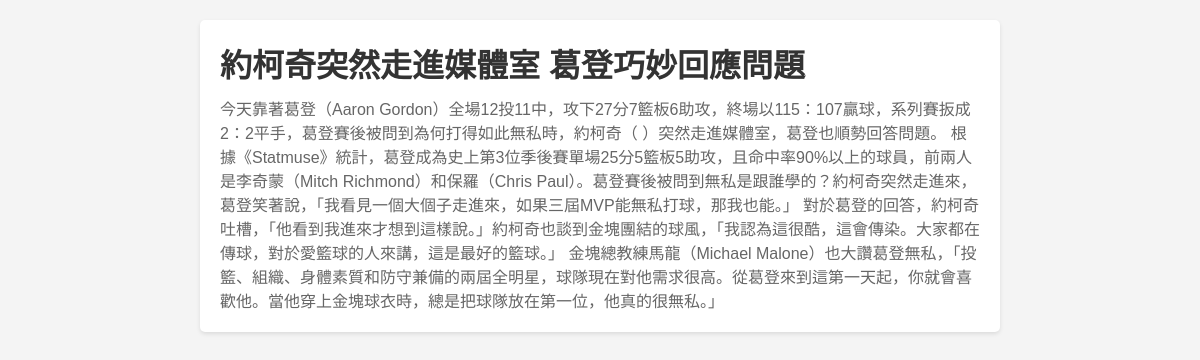
Page /nba/content/1 on the earlier database version.
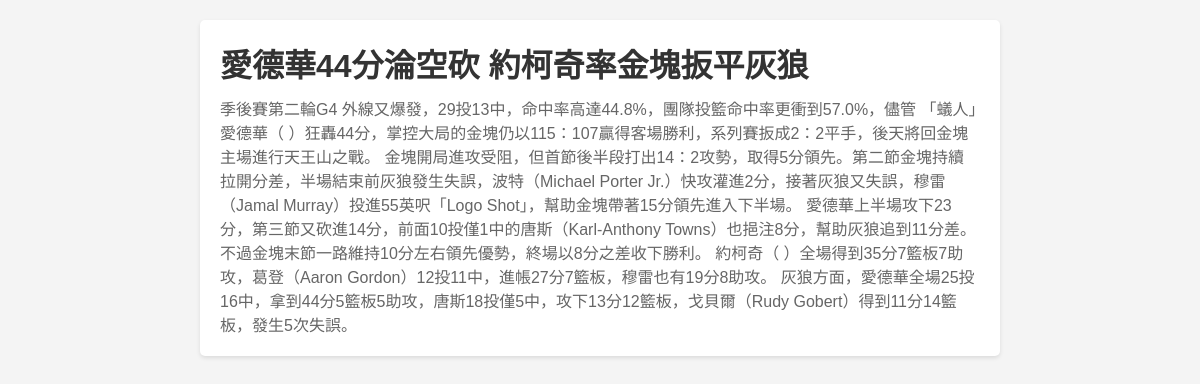
Same page on the later database version.
### warehouse/models.py (models this page shows, shortened)
class UdnFocus(models.Model):
    title = models.CharField(max_length= 127)
    author = models.CharField(max_length=64, default='Unknown')
    publish_time = models.DateTimeField(default=datetime.datetime.now)
    content = models.TextField()

### warehouse/views.py (the view)
# urls.py: path('content/<int:id>', api.news_detail, name='news-detail'),
def content(request, id):
    news = UdnFocus.objects.get(id=id)
    marks = str.maketrans("","",",[]'")
    cleaned_content = news.content.translate(marks)
    template = loader.get_template("content.html")
    context = {
        'news': news,
        'cleaned_content': cleaned_content,
    }
    return HttpResponse(template.render(context, request))

### warehouse/templates/content.html (shortened to what this page needs)
{% load static %}
<!DOCTYPE html>
<html lang="en">
  <head>
    <link rel="stylesheet" href="{% static 'css/styles.css' %}" />
  </head>
  <body>
    <div class="container">
      <div class="content">
        <h1>{{ news.title }}</h1>
        <p>{{ cleaned_content }}</p>
      </div>
    </div>
  </body>
</html>

Differences in the rows shown:
changed UdnFocus: title "約柯奇突然走進媒體室 葛登巧妙回應問題" → "愛德華44分淪空砍 約柯奇率金塊扳平灰狼"
Other differences:
{{ cleaned_content }}: "今天靠著葛登（Aaron Gordon）全場12投11中，攻下27分7籃板6助攻，終場以115：107贏球，系列賽扳成2：2平手，葛登賽後被問到為何打得如此無私時，約柯奇（ ）突然走進媒體室，葛登也順勢回答問題。 根據《Statmuse》統計，葛登成為史上第3位季後賽單場25分5籃板5助攻，且命中率90%以上的球員，前兩人是李奇蒙（Mitch Richmond）和保羅（Chris Paul）。葛登賽後被問到無私是跟誰學的？約柯奇突然走進來，葛登笑著說，「我看見一個大個子走進來，如果三屆MVP能無私打球，那我也能。」 對於葛登的回答，約柯奇吐槽，「他看到我進來才想到這樣說。」約柯奇也談到金塊團結的球風，「我認為這很酷，這會傳染。大家都在傳球，對於愛籃球的人來講，這是最好的籃球。」 金塊總教練馬龍（Michael Malone）也大讚葛登無私，「投籃、組織、身體素質和防守兼備的兩屆全明星，球隊現在對他需求很高。從葛登來到這第一天起，你就會喜歡他。當他穿上金塊球衣時，總是把球隊放在第一位，他真的很無私。」" → "季後賽第二輪G4 外線又爆發，29投13中，命中率高達44.8%，團隊投籃命中率更衝到57.0%，儘管 「蟻人」愛德華（ ）狂轟44分，掌控大局的金塊仍以115：107贏得客場勝利，系列賽扳成2：2平手，後天將回金塊主場進行天王山之戰。 金塊開局進攻受阻，但首節後半段打出14：2攻勢，取得5分領先。第二節金塊持續拉開分差，半場結束前灰狼發生失誤，波特（Michael Porter Jr.）快攻灌進2分，接著灰狼又失誤，穆雷（Jamal Murray）投進55英呎「Logo Shot」，幫助金塊帶著15分領先進入下半場。 愛德華上半場攻下23分，第三節又砍進14分，前面10投僅1中的唐斯（Karl-Anthony Towns）也挹注8分，幫助灰狼追到11分差。不過金塊末節一路維持10分左右領先優勢，終場以8分之差收下勝利。 約柯奇（ ）全場得到35分7籃板7助攻，葛登（Aaron Gordon）12投11中，進帳27分7籃板，穆雷也有19分8助攻。 灰狼方面，愛德華全場25投16中，拿到44分5籃板5助攻，唐斯18投僅5中，攻下13分12籃板，戈貝爾（Rudy Gobert）得到11分14籃板，發生5次失誤。"
